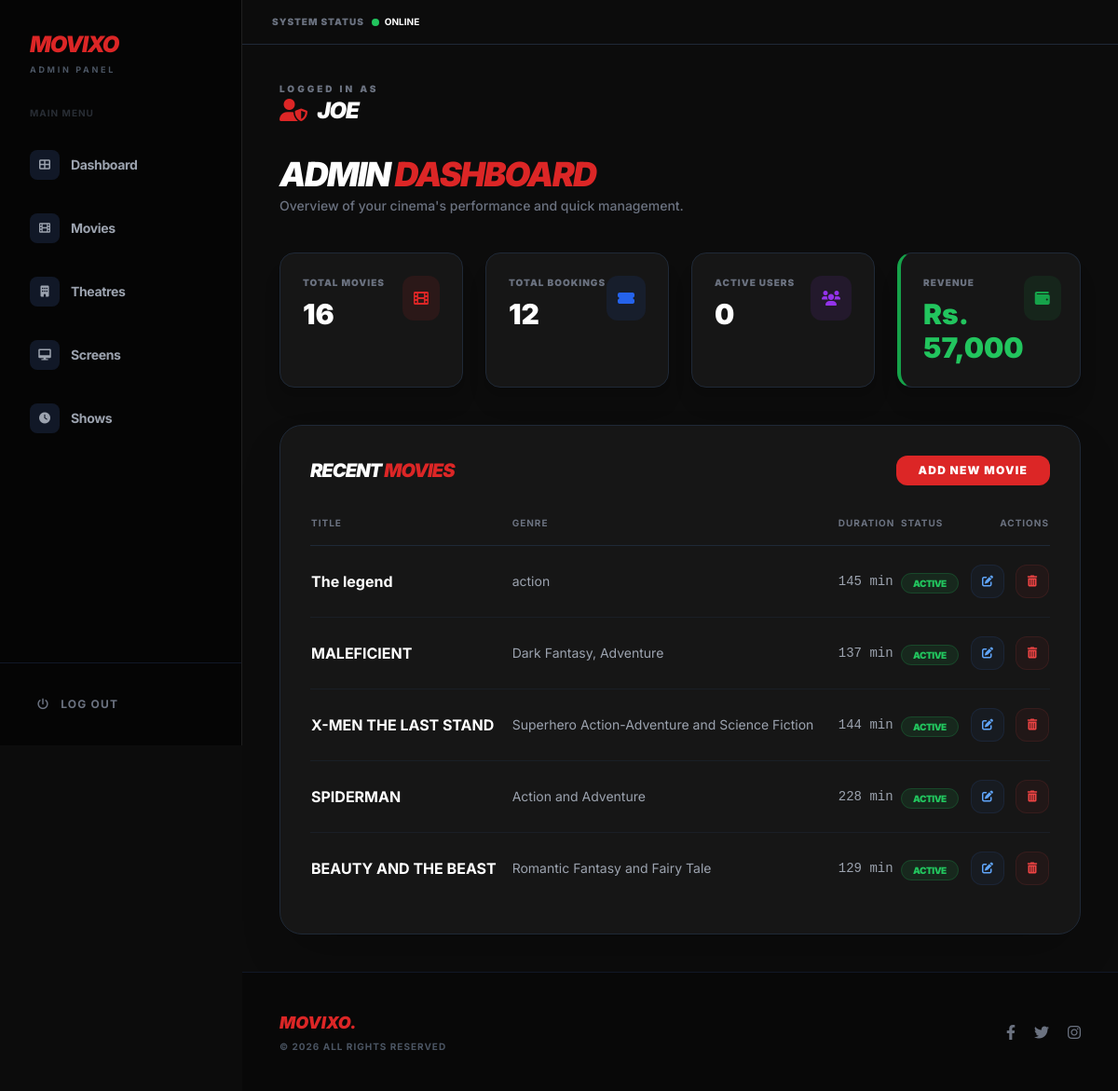
The page /Admin/index.php (signed in) on the database its author committed.
### tables this page shows
CREATE TABLE `movies` (
  `movie_id` int(11) NOT NULL,
  `title` varchar(150) DEFAULT NULL,
  `description` text DEFAULT NULL,
  `duration` int(11) DEFAULT NULL,
  `language` varchar(50) DEFAULT NULL,
  `genre` varchar(100) DEFAULT NULL,
  `release_date` date DEFAULT NULL,
  `poster` varchar(255) DEFAULT NULL,
  `trailer_url` varchar(255) DEFAULT NULL,
  `status` enum('active','inactive') DEFAULT 'active'
);

### Admin/index.php (the view, shortened to what this page needs)
<?php
include_once __DIR__ . '../../inc/header.php';
?>
<div class="mb-8 flex justify-between items-center">
    <?php if (isset($_SESSION['full_name'])): ?>
        <div>
            <p class="text-gray-500 text-[10px] font-black uppercase tracking-[0.3em]">Logged in as</p>
            <h1 class="text-white text-2xl font-black italic uppercase tracking-tighter">
                <i class="fas fa-user-shield text-red-600 mr-2"></i>
                <?php echo htmlspecialchars($_SESSION['full_name']); ?>
            </h1>
        </div>
    <?php endif; ?>
</div>
<div class="mb-10">
    <h2 class="text-4xl font-black text-white tracking-tighter uppercase italic">
        ADMIN <span class="text-red-600">DASHBOARD</span>
    </h2>
    <p class="text-gray-500 text-sm font-medium mt-1">
        Overview of your cinema's performance and quick management.
    </p>
</div>
<div class="grid grid-cols-1 md:grid-cols-4 gap-6 mb-10">
    <?php
    $m_count = $conn->query("SELECT count(*) as total FROM movies")->fetch_assoc()['total'];
    $b_count = $conn->query("SELECT count(*) as total FROM bookings")->fetch_assoc()['total'];
    $u_count = $conn->query("SELECT count(*) as total FROM users WHERE role='user'")->fetch_assoc()['total'];
    $rev_res = $conn->query("SELECT sum(total_amount) as total FROM bookings")->fetch_assoc()['total'];
    $revenue = $rev_res ? $rev_res : 0;
    ?>
    <div class="bg-[#161616] border border-gray-800 p-6 rounded-2xl shadow-xl">
        <div class="flex justify-between items-start">
            <div>
                <p class="text-gray-500 text-[10px] font-black uppercase tracking-widest">Total Movies</p>
                <h2 class="text-3xl font-black mt-2 text-white"><?= $m_count ?></h2>
            </div>
            <div class="p-3 bg-red-600/10 rounded-xl text-red-600">
                <i class="fas fa-film"></i>
            </div>
        </div>
    </div>
    <div class="bg-[#161616] border border-gray-800 p-6 rounded-2xl shadow-xl">
        <div class="flex justify-between items-start">
            <div>
                <p class="text-gray-500 text-[10px] font-black uppercase tracking-widest">Total Bookings</p>
                <h2 class="text-3xl font-black mt-2 text-white"><?= $b_count ?></h2>
            </div>
            <div class="p-3 bg-blue-600/10 rounded-xl text-blue-600">
                <i class="fas fa-ticket-alt"></i>
            </div>
        </div>
    </div>
    <div class="bg-[#161616] border border-gray-800 p-6 rounded-2xl shadow-xl">
        <div class="flex justify-between items-start">
            <div>
                <p class="text-gray-500 text-[10px] font-black uppercase tracking-widest">Active Users</p>
                <h2 class="text-3xl font-black mt-2 text-white"><?= $u_count ?></h2>
            </div>
            <div class="p-3 bg-purple-600/10 rounded-xl text-purple-600">
                <i class="fas fa-users"></i>
            </div>
        </div>
    </div>
    <div class="bg-[#161616] border border-gray-800 p-6 rounded-2xl shadow-xl border-l-4 border-l-green-600">
        <div class="flex justify-between items-start">
            <div>
                <p class="text-gray-500 text-[10px] font-black uppercase tracking-widest">Revenue</p>
                <h2 class="text-3xl font-black mt-2 text-green-500">Rs. <?= number_format($revenue) ?></h2>
            </div>
            <div class="p-3 bg-green-600/10 rounded-xl text-green-600">
                <i class="fas fa-wallet"></i>
            </div>
        </div>
    </div>
</div>
<section class="bg-[#161616] border border-gray-800 rounded-3xl p-8 shadow-2xl">
    <div class="flex justify-between items-center mb-8">
        <h3 class="text-xl font-black text-white uppercase italic tracking-tighter">
            Recent <span class="text-red-600">Movies</span>
        </h3>
        <button onclick="location.href='movies/add_movie.php'" class="bg-red-600 hover:bg-red-700 text-white px-6 py-2 rounded-xl text-xs font-black uppercase tracking-widest transition-all">
            Add New Movie
        </button>
    </div>
    <div class="overflow-x-auto">
        <table class="w-full text-left">
            <thead>
                <tr class="text-gray-500 text-[10px] uppercase font-black tracking-widest border-b border-gray-800">
                    <th class="pb-4">Title</th>
                    <th class="pb-4">Genre</th>
                    <th class="pb-4">Duration</th>
                    <th class="pb-4">Status</th>
                    <th class="pb-4 text-right">Actions</th>
                </tr>
            </thead>
            <tbody class="divide-y divide-gray-800/50">
                <?php
                $movies = $conn->query("SELECT * FROM movies ORDER BY movie_id DESC LIMIT 5");
                while($row = $movies->fetch_assoc()):
                    $status = $row['status'];
                    $statusClass = (strtolower($status) == 'active') ? 'bg-green-500/10 text-green-500 border-green-500/20' : 'bg-red-500/10 text-red-500 border-red-500/20';
                ?>
                <tr class="hover:bg-white/[0.02] transition">
                    <td class="py-5 font-bold text-white"><?= $row['title'] ?></td>
                    <td class="py-5 text-gray-400 text-sm"><?= $row['genre'] ?></td>
                    <td class="py-5 text-gray-400 text-sm font-mono"><?= $row['duration'] ?> min</td>
                    <td class="py-5">
                        <span class="px-3 py-1 border rounded-full text-[10px] font-black uppercase tracking-tighter <?= $statusClass ?>">
                            <?= $status ?>
                        </span>
                    </td>
                    <td class="py-5 text-right">
                        <div class="flex justify-end items-center gap-3">
                            <a href="movies/edit_movie.php?id=<?= $row['movie_id'] ?>" class="w-9 h-9 rounded-xl bg-blue-500/5 text-blue-400 flex items-center justify-center hover:bg-blue-500 hover:text-white transition-all border border-blue-500/10">
                                <i class="fas fa-edit text-xs"></i>
                            </a>
                            <a href="movies/process_movie.php?delete_id=<?= $row['movie_id'] ?>" onclick="return confirm('Delete?')" class="w-9 h-9 rounded-xl bg-red-500/5 text-red-500 flex items-center justify-center hover:bg-red-500 hover:text-white transition-all border border-red-500/10">
                                <i class="fas fa-trash-alt text-xs"></i>
                            </a>
                        </div>
                    </td>
                </tr>
                <?php endwhile; ?>
            </tbody>
        </table>
    </div>
</section>
<?php include_once __DIR__ . '../../inc/footer.php'; ?>

### inc/header.php (style rules this page uses)
body { background-color: #0c0c0c; color: #e5e5e5; font-family: 'Inter', sans-serif; margin: 0; display: flex; }

### rows shown on the page
movies: title "The legend", genre "action", duration "145", status "ACTIVE"
movies: title "MALEFICIENT", genre "Dark Fantasy, Adventure", duration "137", status "ACTIVE"
movies: title "X-MEN THE LAST STAND", genre "Superhero Action-Adventure and Science Fiction", duration "144", status "ACTIVE"
movies: title "SPIDERMAN", genre "Action and Adventure", duration "228", status "ACTIVE"
movies: title "BEAUTY AND THE BEAST", genre "Romantic Fantasy and Fairy Tale", duration "129", status "ACTIVE"

### other values the page prints
$_SESSION['full_name'] "JOE"
$m_count "16"
$b_count "12"
$u_count "0"
$revenue "57,000"
